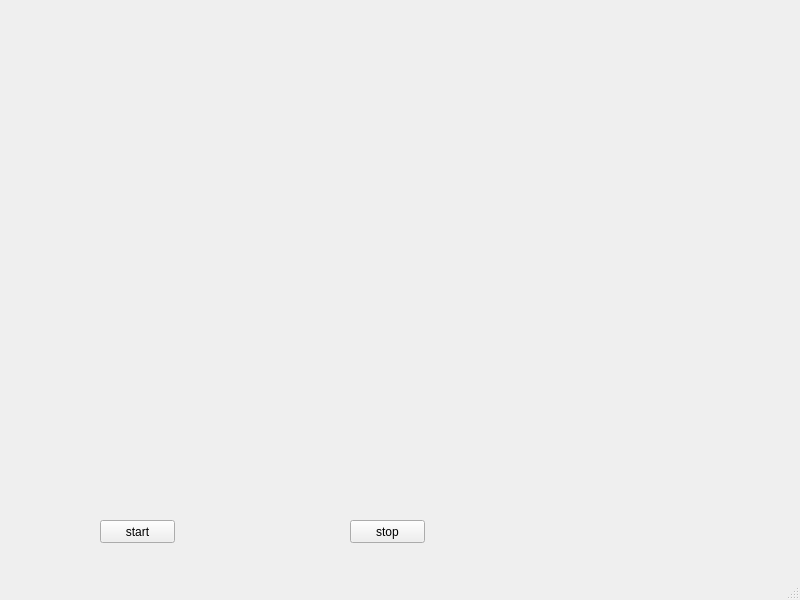
<?xml version="1.0" encoding="UTF-8"?>
<ui version="4.0">
 <class>MainWindow</class>
 <widget class="QMainWindow" name="MainWindow">
  <property name="geometry">
   <rect>
    <x>0</x>
    <y>0</y>
    <width>800</width>
    <height>600</height>
   </rect>
  </property>
  <property name="windowTitle">
   <string>MainWindow</string>
  </property>
  <widget class="QWidget" name="centralwidget">
   <widget class="QLabel" name="label">
    <property name="geometry">
     <rect>
      <x>90</x>
      <y>60</y>
      <width>531</width>
      <height>421</height>
     </rect>
    </property>
    <property name="text">
     <string/>
    </property>
   </widget>
   <widget class="QPushButton" name="start">
    <property name="geometry">
     <rect>
      <x>100</x>
      <y>520</y>
      <width>75</width>
      <height>23</height>
     </rect>
    </property>
    <property name="text">
     <string>start</string>
    </property>
   </widget>
   <widget class="QPushButton" name="stop">
    <property name="geometry">
     <rect>
      <x>350</x>
      <y>520</y>
      <width>75</width>
      <height>23</height>
     </rect>
    </property>
    <property name="text">
     <string>stop</string>
    </property>
   </widget>
  </widget>
  <widget class="QMenuBar" name="menubar">
   <property name="geometry">
    <rect>
     <x>0</x>
     <y>0</y>
     <width>800</width>
     <height>21</height>
    </rect>
   </property>
  </widget>
  <widget class="QStatusBar" name="statusbar"/>
 </widget>
 <resources/>
 <connections/>
</ui>
